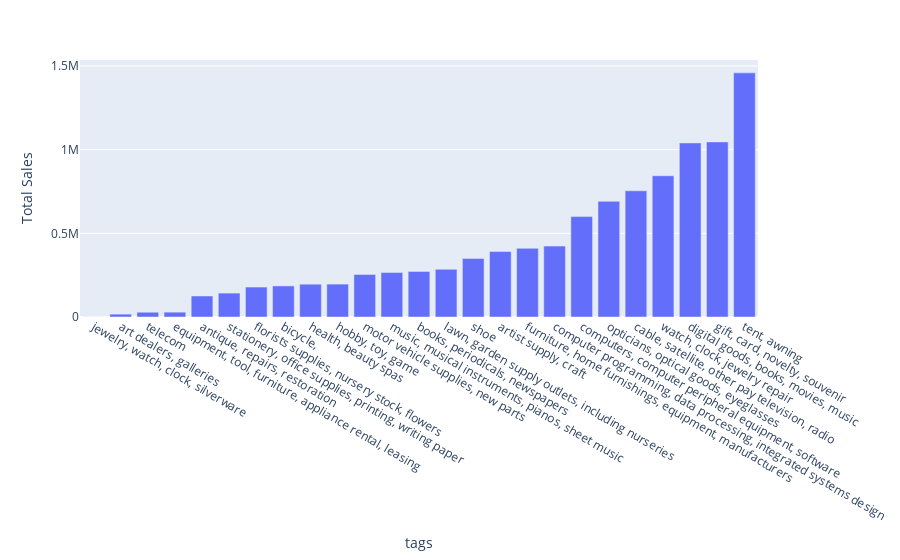

Notebook code for this chart:
### Code cell
tags.pandas_api().plot.bar('tags', 'Total Sales')

### Figure 1 — Plotly figure (JSON) as saved in the notebook; plotly's stock layout.template omitted (floating-point values rounded to 4 significant figures)
{"data": [{"alignmentgroup": "True", "hovertemplate": "tags=%{x}<br>Total Sales=%{y}<extra></extra>", "legendgroup": "", "marker": {"color": "#636efa", "pattern": {"shape": ""}}, "name": "", "offsetgroup": "", "orientation": "v", "showlegend": false, "textposition": "auto", "type": "bar", "x": ["jewelry, watch, clock, silverware", "art dealers, galleries", "telecom", "equipment, tool, furniture, appliance rental, leasing", "antique, repairs, restoration", "stationery, office supplies, printing, writing paper", "florists supplies, nursery stock, flowers", "bicycle,", "health, beauty spas", "hobby, toy, game", "motor vehicle supplies, new parts", "music, musical instruments, pianos, sheet music", "books, periodicals, newspapers", "lawn, garden supply outlets, including nurseries", "shoe", "artist supply, craft", "furniture, home furnishings, equipment, manufacturers", "computer programming, data processing, integrated systems design", "computers, computer peripheral equipment, software", "opticians, optical goods, eyeglasses", "cable, satellite, other pay television, radio", "watch, clock, jewelry repair", "digital goods, books, movies, music", "gift, card, novelty, souvenir", "tent, awning"], "xaxis": "x", "y": [369, 17159, 28509, 28981, 125659, 142832, 178998, 185811, 196064, 196582, 254440, 265499, 272459, 285040, 350250, 391102, 410459, 423747, 600048, 691380, 754373, 844042, 1040405, 1046405, 1459032], "yaxis": "y"}], "layout": {"barmode": "relative", "legend": {"tracegroupgap": 0}, "margin": {"t": 60}, "xaxis": {"anchor": "y", "domain": [0, 1], "title": {"text": "tags"}}, "yaxis": {"anchor": "x", "domain": [0, 1], "title": {"text": "Total Sales"}}}}
